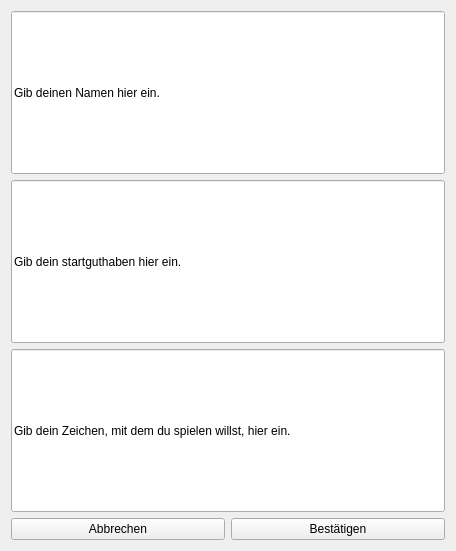
<?xml version="1.0" encoding="UTF-8"?>
<ui version="4.0">
 <class>Form</class>
 <widget class="QWidget" name="Form">
  <property name="geometry">
   <rect>
    <x>0</x>
    <y>0</y>
    <width>456</width>
    <height>551</height>
   </rect>
  </property>
  <property name="windowTitle">
   <string>Form</string>
  </property>
  <layout class="QGridLayout" name="gridLayout">
   <item row="0" column="0">
    <layout class="QVBoxLayout" name="verticalLayout">
     <item>
      <widget class="QLineEdit" name="lineEdit_3">
       <property name="sizePolicy">
        <sizepolicy hsizetype="Expanding" vsizetype="Expanding">
         <horstretch>0</horstretch>
         <verstretch>0</verstretch>
        </sizepolicy>
       </property>
       <property name="text">
        <string>Gib deinen Namen hier ein.</string>
       </property>
      </widget>
     </item>
     <item>
      <widget class="QLineEdit" name="lineEdit_2">
       <property name="sizePolicy">
        <sizepolicy hsizetype="Expanding" vsizetype="Expanding">
         <horstretch>0</horstretch>
         <verstretch>0</verstretch>
        </sizepolicy>
       </property>
       <property name="text">
        <string>Gib dein startguthaben hier ein.</string>
       </property>
      </widget>
     </item>
     <item>
      <widget class="QLineEdit" name="lineEdit">
       <property name="sizePolicy">
        <sizepolicy hsizetype="Expanding" vsizetype="Expanding">
         <horstretch>0</horstretch>
         <verstretch>0</verstretch>
        </sizepolicy>
       </property>
       <property name="text">
        <string>Gib dein Zeichen, mit dem du spielen willst, hier ein.</string>
       </property>
      </widget>
     </item>
     <item>
      <layout class="QHBoxLayout" name="horizontalLayout">
       <item>
        <widget class="QPushButton" name="btn_confirm">
         <property name="text">
          <string>Abbrechen</string>
         </property>
        </widget>
       </item>
       <item>
        <widget class="QPushButton" name="btn_break">
         <property name="text">
          <string>Bestätigen</string>
         </property>
        </widget>
       </item>
      </layout>
     </item>
    </layout>
   </item>
  </layout>
 </widget>
 <resources/>
 <connections/>
</ui>
